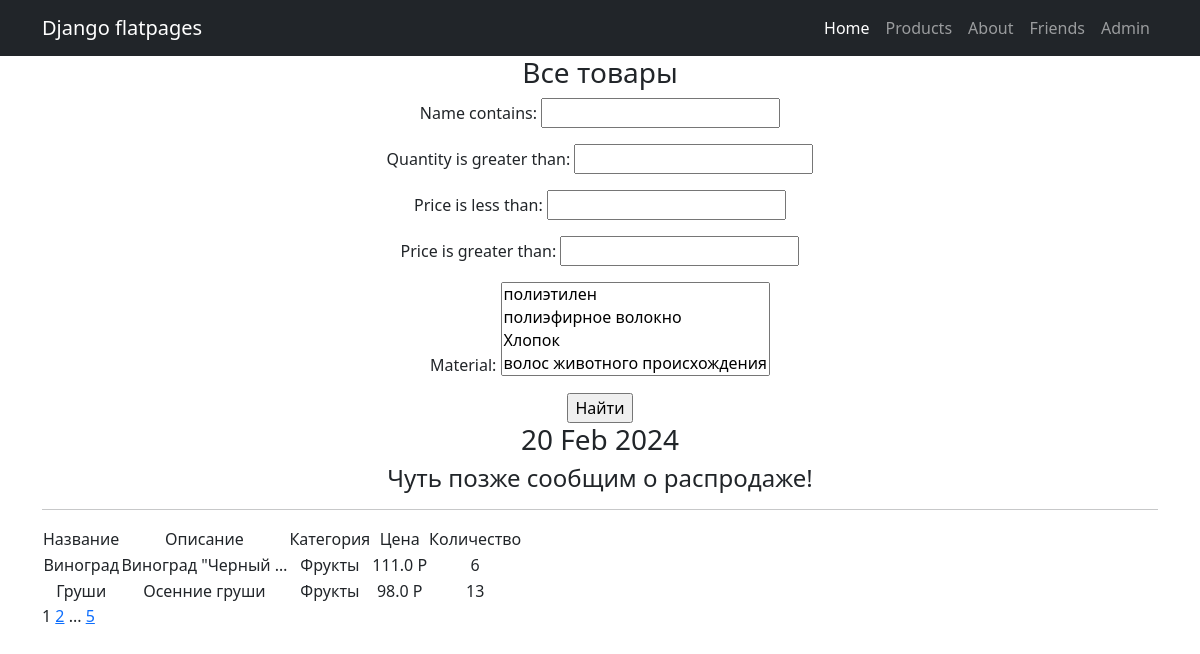
Screenshot of /products/ with the database file from the repository.
### simpleapp/models.py (models this page shows, shortened)
class Product(models.Model):
    name = models.CharField(max_length=50, unique=True)
    description = models.TextField()
    quantity = models.IntegerField(validators=[MinValueValidator(0)],)
    category = models.ForeignKey(to='Category', on_delete=models.CASCADE, related_name='products')
    price = models.FloatField(validators=[MinValueValidator(0.0)],)
    def __str__(self):
        return f'{self.name} {self.quantity}'

class Category(models.Model):
    name = models.CharField(max_length=100, unique=True) # Категория, к которой будет привязываться товар

### simpleapp/views.py (the view)
# urls.py: path('', ProductList.as_view(), name='product_list'),
class ProductList(ListView):
    model = Product    # Указываем модель, объекты которой мы будем выводить
    ordering = 'name'  # Поле, которое будет использоваться для сортировки объектов
    template_name = 'products.html'  # Указываем имя шаблона
    context_object_name = 'products' # Это имя списка, в котором будут лежать все объекты.
    paginate_by = 2  # вот так мы можем указать количество записей на странице
    def get_queryset(self):
        queryset = super().get_queryset()
        self.filterset = ProductFilter(self.request.GET, queryset)
        return self.filterset.qs
    def get_context_data(self, **kwargs):
        context = super().get_context_data(**kwargs)
        context['time_now'] = datetime.utcnow()
        context['next_sale'] = None
        context['filterset'] = self.filterset
        return context

### simpleapp/models.py (called while the page is built)
    def __str__(self):
        return f'{self.name}'

### simpleapp/templatetags/custom_filters.py (called while the page is built)
@register.filter()
def currency(value, code='rub'):
   postfix = CURRENCIES_SYMBOLS[code]
   return f'{value} {postfix}'  # Р (был ранее)

### simpleapp/templatetags/custom_tags.py (called while the page is built)
@register.simple_tag()
def current_time(format_string='%d %b %Y'):    # b -  прописной месяц
   return datetime.utcnow().strftime(format_string)

@register.simple_tag(takes_context=True)
def url_replace(context, **kwargs):
   d = context['request'].GET.copy()
   for k, v in kwargs.items():
       d[k] = v
   return d.urlencode()

### templates/products.html (shortened to what this page needs)
{% extends "flatpages/base.html" %}
{% load custom_filters %}
{% load custom_tags %}
{% block content %}
    <b><h3>Все товары</h3></b>
   <form action="" method="get">
       {{ filterset.form.as_p }}
       <input type="submit" value="Найти" />
   </form>
        <h3>{% current_time '%d %b %Y' %}</h3>
        <h4> {{ next_sale|default_if_none:"Чуть позже сообщим о распродаже!" }} </h4>
        <hr>
        {% if products %}
            <table>
                <tr>
                    <td> Название </td>
                    <td> Описание </td>
                    <td> Категория </td>
                    <td> Цена </td>
                    <td> Количество </td>
                </tr>
                    {% for product in products %}
                <tr>
                    <td> {{ product.name }} </td>
                    <td> {{ product.description|truncatewords:2 }} </td>
                    <td> {{ product.category.name }} </td>
                    <td> {{ product.price|currency:'rub' }} </td>
                    <td> {{ product.quantity }} </td>
                </tr>
                    {% endfor %}
            </table>
        {% else %}
            <h3>Товаров нет!</h3>
        {% endif %}
<div class="pagination">
    <span class="step-links">
   <span class="current">
    {{ page_obj.number }}
   </span>
{% if page_obj.has_next %}
       <a href="?{% url_replace page=page_obj.next_page_number%}">{{ page_obj.next_page_number }}</a>
       {% if paginator.num_pages != page_obj.next_page_number %}
           ...
           <a href="?{% url_replace page=page_obj.paginator.num_pages %}">{{ page_obj.paginator.num_pages }}</a>
       {% endif %}
   {% endif %}
    </span>
</div>
{% endblock content %}

### rows the page displays
Product: name "Виноград", description "Виноград \"Черный …", category.name "Фрукты", price "111.0 Р", quantity "6"
Product: name "Груши", description "Осенние груши", category.name "Фрукты", price "98.0 Р", quantity "13"

### other values shown
{{ next_sale|default_if_none:"Чуть позже сообщим о распродаже!" }} "Чуть позже сообщим о распродаже!"
{{ page_obj.number }} "1"
{{ page_obj.next_page_number }} "2"
{{ page_obj.paginator.num_pages }} "5"
